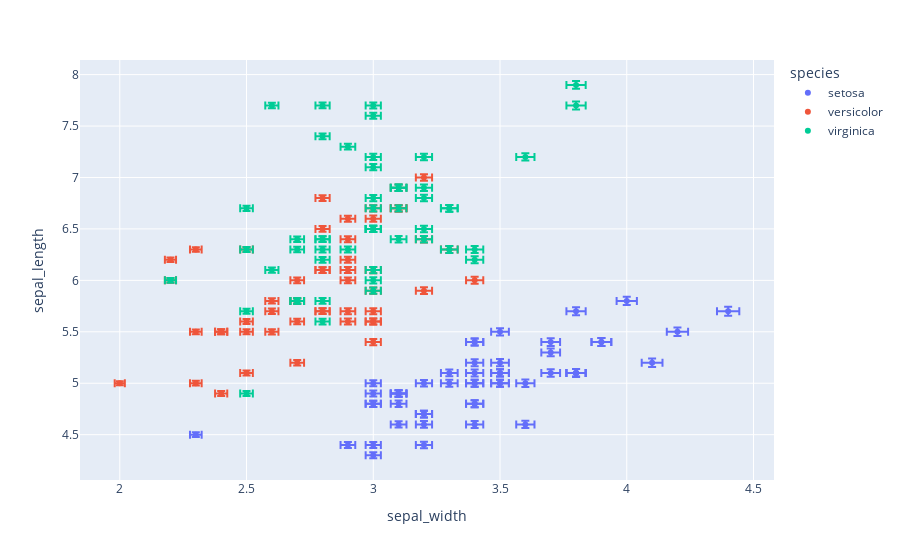

Notebook cell for this chart:
### Markdown cell above
- [Statsitical Charts](https://plotly.com/python/statistical-charts/

### Code cell
import plotly.express as px
df = px.data.iris()
df["e"] = df["sepal_width"]/100
fig = px.scatter(df, x="sepal_width", y="sepal_length", color="species",
                 error_x="e", error_y="e")
fig.show()
